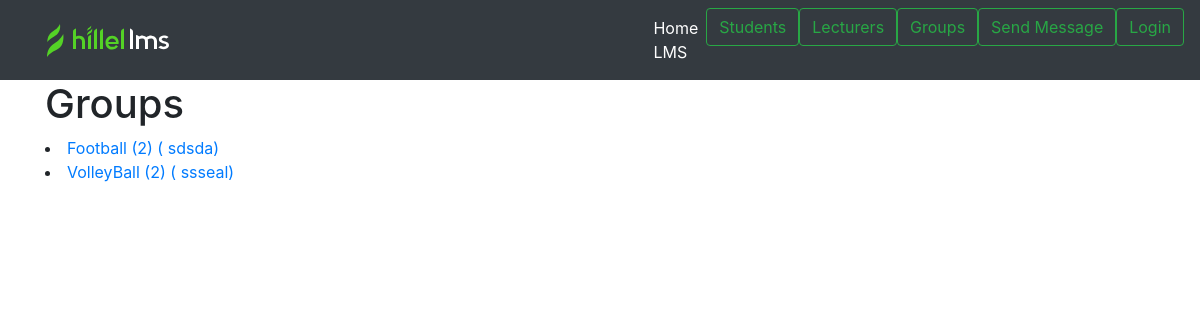
Before: /all_groups with the older database file.
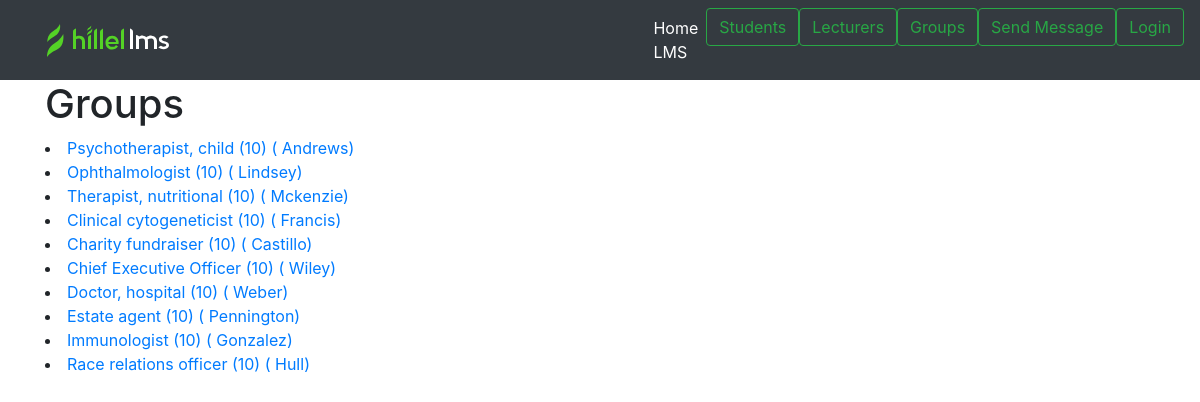
After: the same page with the newer database file.
### academy/models.py (models this page shows, shortened)
class Group(models.Model):
    group_id = models.AutoField(primary_key=True)
    course = models.CharField('Название предмета', max_length=100)
    students = models.ManyToManyField(Student)
    teacher = models.OneToOneField(Lecturer, on_delete=models.CASCADE)

class Lecturer(models.Model):
    lecturer_id = models.AutoField(primary_key=True)
    first_name = models.CharField('Имя лектора', max_length=100)
    last_name = models.CharField('Фамилия лектора', max_length=100)
    email = models.EmailField(max_length=100)
    cover = models.ImageField(upload_to='covers/lector_photo', default='covers/lector_photo/turtle.png')
    def __str__(self):
        return self.last_name

### academy/views.py (the view)
# urls.py: path('all_groups', views.get_groups, name='all_groups'),
def get_groups(request):
    groups = Group.objects.all().order_by()
    return render(request, 'academy/get_groups.html', {'title': 'Groups', 'groups': groups})

### academy/templatetags/students_extras.py (called while the page is built)
@register.filter()
def get_count_students(value):
    group = Group.objects.filter(course=value)[0]
    return f'{value} ({group.students.count()})'

### academy/templates/academy/get_groups.html (shortened to what this page needs)
{%extends 'academy/base.html'%}
{%load students_extras%}
{% block content%}
<h1> Groups  </h1>
{% for group in groups %}
<li>
    <a href="{% url 'group' group_id=group.group_id %}">
        {{ group.course | get_count_students }} ( {{group.teacher}})
    </a>
</li>
{% endfor %}
{% endblock %}

Changed rows visible on the page:
changed Group: course|get_count_students "Football (2)" → "Psychotherapist, child (10)"; teacher "sdsda" → "Andrews"
changed Group: course|get_count_students "VolleyBall (2)" → "Ophthalmologist (10)"; teacher "ssseal" → "Lindsey"
added Group: course|get_count_students "Therapist, nutritional (10)", teacher "Mckenzie"
added Group: course|get_count_students "Clinical cytogeneticist (10)", teacher "Francis"
added Group: course|get_count_students "Charity fundraiser (10)", teacher "Castillo"
added Group: course|get_count_students "Chief Executive Officer (10)", teacher "Wiley"
added Group: course|get_count_students "Doctor, hospital (10)", teacher "Weber"
added Group: course|get_count_students "Estate agent (10)", teacher "Pennington"
added Group: course|get_count_students "Immunologist (10)", teacher "Gonzalez"
added Group: course|get_count_students "Race relations officer (10)", teacher "Hull"
